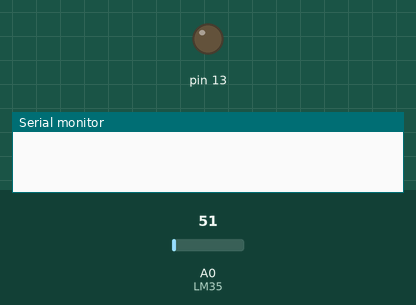
The sketch below on a simulated Arduino Uno, built with avr-gcc and run on an emulated ATmega328P. On the bench: output pins drawn as LEDs (lit = HIGH), the last lines printed to the serial monitor. Dashed ring = blinking. Inputs (shaded band) come from the test bench; at power-on: A0 (LM35) = 51.

Above: at 0.1 s.
At 1.3 s:
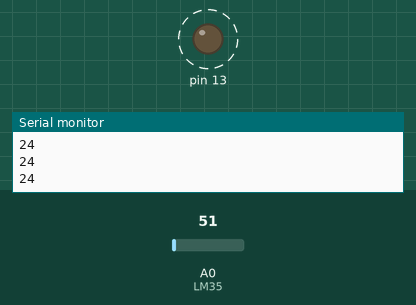
1.4 s: A0 (LM35) set to 65
3.5 s: A0 (LM35) set to 61
At 4.12 s:
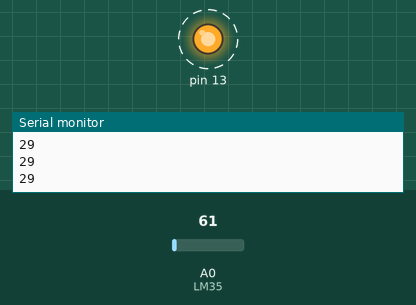
Timing chart, 0 to 12.5 s (numbered marks = the images above; inputs shaded):
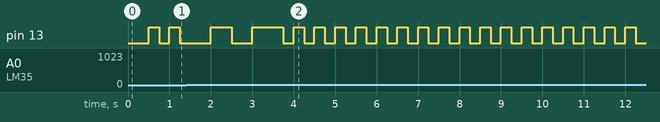

The sketch:

sketch_nov25b.ino
```cpp
#include <TimerOne.h>
int temp;
int Status = HIGH;
int bit_1=LOW;
int bit_2=LOW;


void setup() {
  Timer1.initialize(250000); // Creating timer interrupt for every 250ms
  Timer1.attachInterrupt(Toggle_LED); // Executing this fucntion for every 250ms
  pinMode( 13, OUTPUT);
  Serial.begin(9600);
}

void loop() {

}

void Toggle_LED(){
  temp=analogRead(A0)*4.88/10; // we are converting ADC value to mV and LM35 has 10mv/C variation
  Serial.println(temp);
  if(temp<30){
    Status = !Status; // Changing status of inbuilt LED from HIGH to LOW or LOW to HIGH
    digitalWrite(13, Status);
  }
  else{
    /*
    ->We are creating interrput of only 250ms but we are supposed to change the LED status for every 500ms.
    ->For temp < 30, LED status is 1 (High) or 0 (LOW) i.e, two bits.
    ->We are assigning bit_1 as 1st bit and bit_2 as 2nd bit.
    ->For temp > 30, we are assigning the bit_1 as LED status, 00,01 has LOW and 10,11 has HIGH.Thus, it takes two cycles (250ms+ 250ms) to change the status of LED.
    */
    digitalWrite(13, bit_1); //
    if(bit_2==HIGH){
      bit_1=!bit_1;
    }
    bit_2=!bit_2;
  }
}
```

Measured:
- after the input at 3.5 s, pin 13: alternates HIGH for 0.25 s and LOW for 0.25 s, starting after 0.25 s
